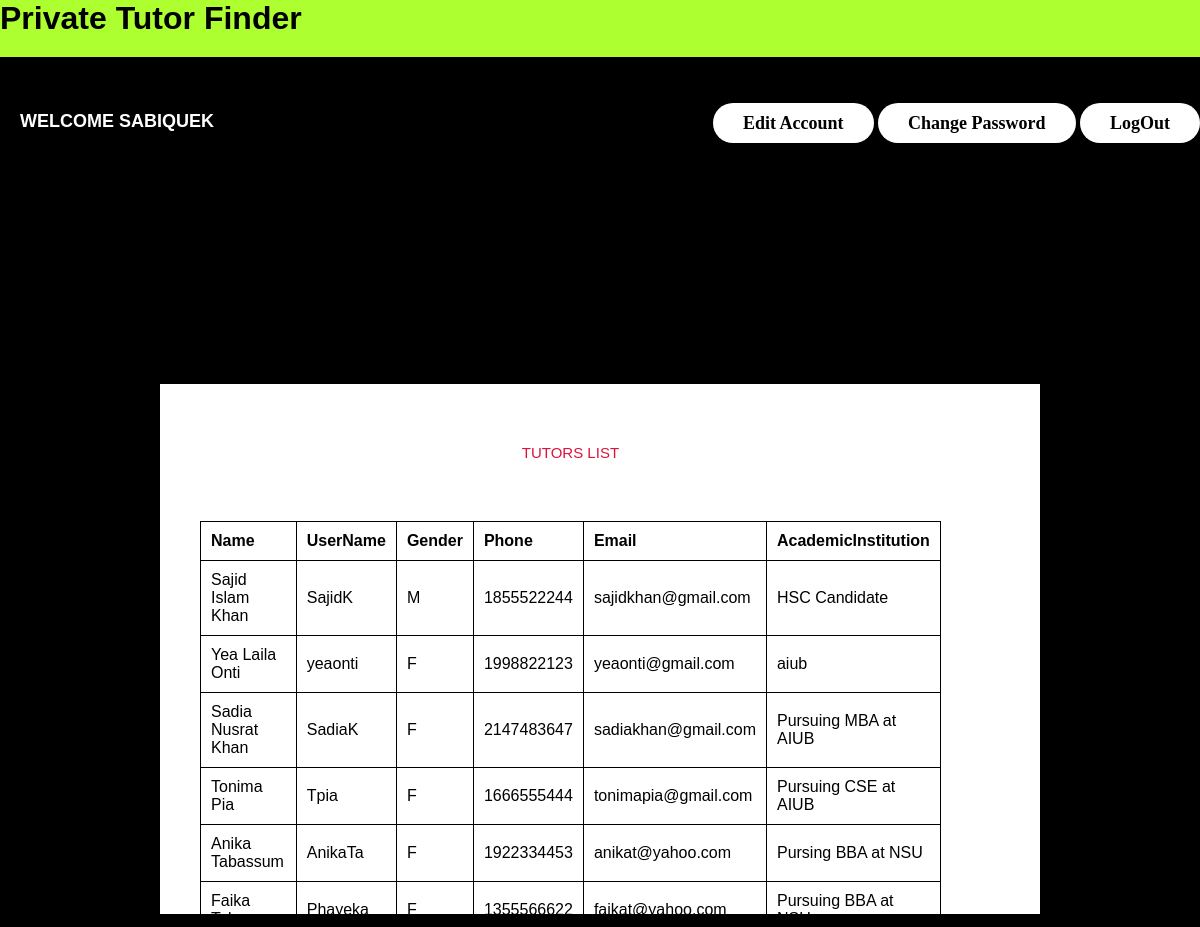
The page /p_homepage.php (signed in) on the database its author committed.
### tables this page shows
CREATE TABLE `tutors` (
  `id` int(11) NOT NULL,
  `Name` varchar(35) NOT NULL,
  `UserName` varchar(20) NOT NULL,
  `UserType` varchar(50) NOT NULL,
  `Password` varchar(30) NOT NULL,
  `Gender` char(1) NOT NULL,
  `Phone` int(11) NOT NULL,
  `Email` varchar(20) NOT NULL,
  `Address` varchar(50) NOT NULL,
  `AcademicInstitution` varchar(30) NOT NULL
);

### database.php (called while the page is built, shortened)
<?php
	 $serverName="localhost";
	 $userName="root";
	 $password="";
	 $dbName="ptfswebtecproject";
	function get($query)
	{
        $data=array();
		global $serverName,$userName,$password,$dbName;
		$conn = mysqli_connect( $serverName, $userName, $password, $dbName);
        $result=mysqli_query($conn,$query);
        if(mysqli_num_rows($result) > 0)
        {
            while($row = mysqli_fetch_assoc($result))
            {
                $entity=array();
                foreach($row as $k=>$v)
                {
                    $entity[$k] = $row[$k];
                }
                $data[] = $entity;
            }
        }
		return $data;
	}
?>

### TutorsControllers.php (called while the page is built, shortened)
<?php
	require_once '../models/database.php';
	function getAllTutors()
	{
		$query ="SELECT Name,UserName,Gender,Phone,Email,Address,AcademicInstitution FROM tutors";
		$tutors = get($query);
		return $tutors;
	}
?>

### p_homepage.php (the view, shortened to what this page needs)
<?php
	require_once '../controllers/TutorsControllers.php';
	$tutors = getAllTutors();
?>
<html>
	<head>
		<h1 class="head_txt"><b>Private Tutor Finder</b></h1>
		<link rel="stylesheet" type="text/css" href="p_homepagestyle.css">
	</head>
	<body>
		<div class="p_homepage">
			<form action="" method="post">
			<h3>Welcome <?php echo $_SESSION['UserName']; ?></h3>
				<ul class="nav-area">
					<li><a href="p_editacc.php"><b>Edit Account</b></a></li>
					<li><a href="p_changepwd.php"><b>Change Password</b></a></li>
					<li><a href="logout.php"><b>LogOut</b></a></li>
				</ul>
			<div class="tlist">
				<table>
					<caption>Tutors List</caption>
					<thead>
						<th>Name</th>
						<th>UserName</th>
						<th>Gender</th>
						<th>Phone</th>
						<th>Email</th>
						<th>AcademicInstitution</th>
					</thead>
					<tbody>
						<?php
							foreach($tutors as $tutor)
							{
								echo "<tr>";
									echo "<td>".$tutor["Name"]."</td>";
									echo "<td>".$tutor["UserName"]."</td>";
									echo "<td>".$tutor["Gender"]."</td>";
									echo "<td>".$tutor["Phone"]."</td>";
									echo "<td>".$tutor["Email"]."</td>";
									echo "<td>".$tutor["AcademicInstitution"]."</td>";
								echo "</tr>";
							}
						?>
					</tbody>
				</table>
			</div>
			</form>
		</div>
	</body>
</html>

### p_homepagestyle.css (style rules this page uses)
body { margin: 0; padding: 0; font-family: sans-serif; background-color: #000000; background-position: center; }
.head_txt { margin: 0; padding: 0 0 20px; background: #ADFF2F; position: auto; }
h3 { float: left; font-size: 18px; color: white; text-transform: uppercase; margin-bottom: 40px; padding: 20px; }
.nav-area { float: right; list-style: none; margin-top: 40px; }
.nav-area li { display: inline-block; }
.nav-area li a { color: black; background-color: white; text-decoration: none; padding: 10px 30px; font-family: poppins; font-size: 18px; border-radius: 20px; }
.tlist { width: 800px; height: 450px; position: absolute; top: 70%; left: 50%; transform: translate(-50%,-50%); color: white; padding: 40px; background-color: white; }
.tlist table { width: 400px; }
.tlist th { text-align: left; }
.tlist table, th, td { border: 1px solid #000; border-collapse: collapse; }
.tlist th, td { padding: 10px; }
.tlist caption { font-size: 15px; color: crimson; text-transform: uppercase; margin-bottom: 40px; padding: 20px; }

### rows shown on the page
tutors: Name "Sajid Islam Khan", UserName "SajidK", Gender "M", Phone "1855522244", Email "sajidkhan@gmail.com", AcademicInstitution "HSC Candidate"
tutors: Name "Yea Laila Onti", UserName "yeaonti", Gender "F", Phone "1998822123", Email "yeaonti@gmail.com", AcademicInstitution "aiub"
tutors: Name "Sadia Nusrat Khan", UserName "SadiaK", Gender "F", Phone "2147483647", Email "sadiakhan@gmail.com", AcademicInstitution "Pursuing MBA at AIUB"
tutors: Name "Tonima Pia", UserName "Tpia", Gender "F", Phone "1666555444", Email "tonimapia@gmail.com", AcademicInstitution "Pursuing CSE at AIUB"
tutors: Name "Anika Tabassum", UserName "AnikaTa", Gender "F", Phone "1922334453", Email "anikat@yahoo.com", AcademicInstitution "Pursing BBA at NSU"
tutors: Name "Faika Tabannum", UserName "Phayeka", Gender "F", Phone "1355566622", Email "faikat@yahoo.com", AcademicInstitution "Pursuing BBA at NSU"

### other values the page prints
$_SESSION['UserName'] "SABIQUEK"
